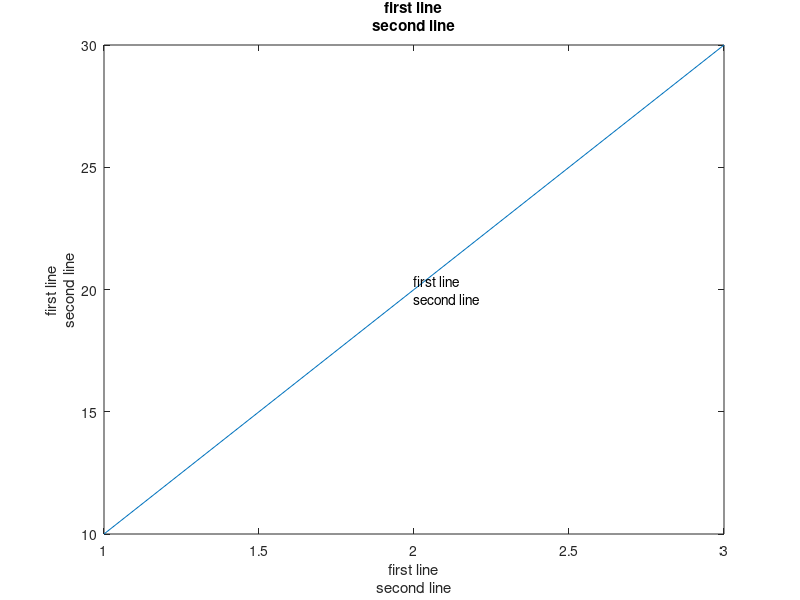

The MATLAB source for this figure: (Note: this script raises an error after producing the figure.)
fig = figure;
plot([1,2,3], [10,20,30]);
txt = {'first line', 'second line'};
xlabel(txt);
ylabel(txt);
text(2, 20, txt);
title(txt);

% PLOTLY 
p = plotlyfigure(gcf);
plotly(p,false);
plotly_url = p.Response.url; 
